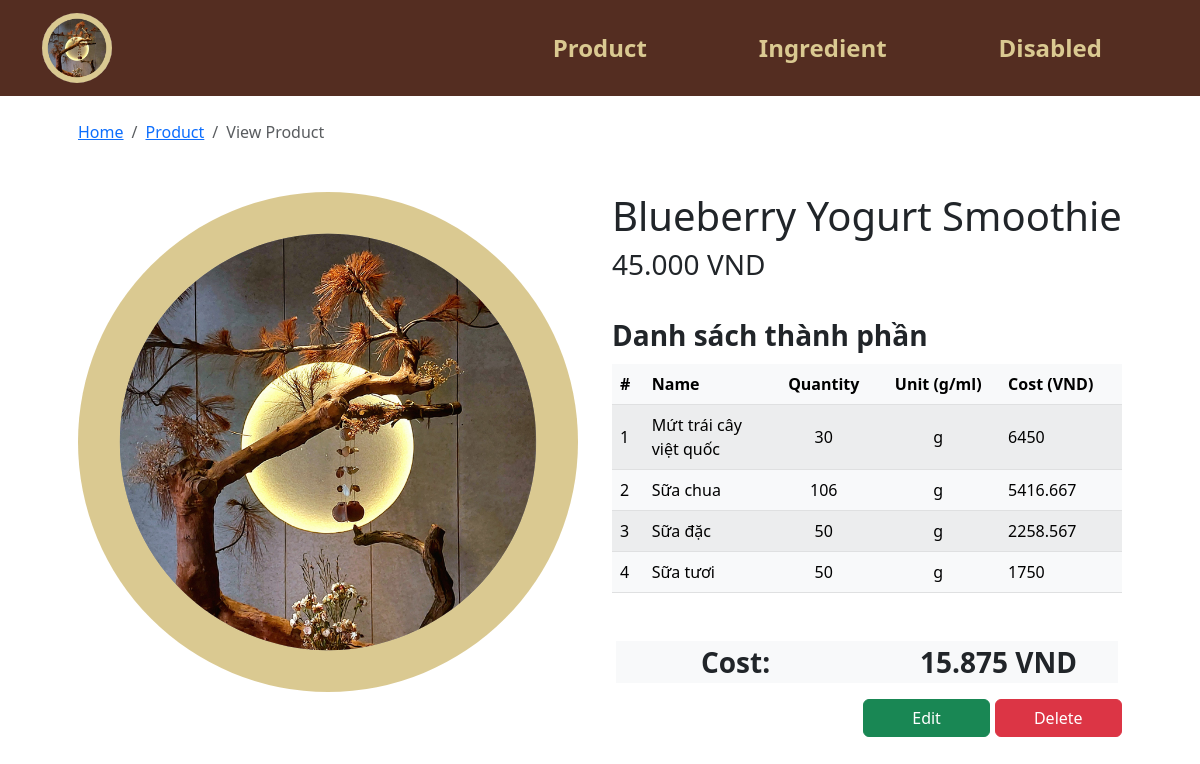
The page /product_view.php?p_id=131 on the database its author committed.
### tables this page shows
CREATE TABLE `product` (
  `p_id` int(100) NOT NULL COMMENT 'id sản phẩm',
  `p_name` varchar(255) NOT NULL COMMENT 'tên sản phẩm ',
  `p_price` int(255) NOT NULL COMMENT 'giá sản phẩm'
);

CREATE TABLE `ingredient` (
  `i_id` int(100) NOT NULL,
  `Product_p_id` int(255) NOT NULL,
  `Ingredient_defaut_id_id` int(100) NOT NULL,
  `i_quantity` int(100) NOT NULL,
  `i_unit` enum('g','ml') NOT NULL
);

CREATE TABLE `ingredient_defaut` (
  `id_id` int(100) NOT NULL COMMENT 'Gốc Id',
  `id_name` varchar(255) DEFAULT NULL COMMENT 'Gốc tên',
  `id_import_quantity` int(255) DEFAULT NULL COMMENT 'Gốc số lượng nhập',
  `id_unit` enum('g','ml') DEFAULT NULL COMMENT 'Gốc đơn vị',
  `id_import_price` int(255) DEFAULT NULL COMMENT 'Gốc giá nhập'
);

### product_view.php (the view, shortened to what this page needs)
<!DOCTYPE html>
<html lang="en">
<head>
    <?php
    include("head.php");
    include("conn_db.php");
    ?>
</head>
<body>
    <?php
    $cost = 0;
    include("header.php");
    $p_id = $_GET["p_id"];
    $query_product = "SELECT p.* FROM product p  WHERE p.p_id = {$p_id}  LIMIT 0,1";
    $result_product = $mysqli->query($query_product);
    $product_row = $result_product->fetch_array();
    ?>
    <div class="container px-5 py-4" id="shop-body">
        <nav aria-label="breadcrumb">
            <ol class="breadcrumb">
                <li class="breadcrumb-item"><a href="index.php">Home</a></li>
                <li class="breadcrumb-item"><a href="product.php">Product</a></li>
                <li class="breadcrumb-item active" aria-current="page">View Product</li>
            </ol>
        </nav>
        <div class="row row-cols-1 row-cols-md-2 mb-5 mt-5">
            <div class="col mb-3 mb-md-0 logo">
                <img src='img/logo.png' class="img-fluid rounded-25 float-start">
            </div>
            <div class="col text-wrap">
                <h1 class="">
                    <?php echo $product_row["p_name"] ?>
                </h1>
                <h3 class="">
                    <?php echo number_format($product_row["p_price"], 0, ',', '.'); ?> VND
                </h3>
                <br>
                <div class="mt-0">
                    <div class="fs-3 mb-2 fw-bold"> Danh sách thành phần</div>
                    <table class="table rounded-5 table-light table-striped table-hover align-middle caption-top mb-5">
                        <thead class="bg-light">
                            <tr>
                                <th scope="col-1">#</th>
                                <th scope="col-4">Name</th>
                                <th class="text-center" scope="col-4">Quantity</th>
                                <th class="text-center" scope="col">Unit (g/ml)</th>
                                <th scope="col">Cost (VND)</th>
                            </tr>
                        </thead>
                        <tbody>
                            <?php
                            $query_ingredient = "SELECT i.*, id.* FROM ingredient i, ingredient_defaut id  WHERE Product_p_id = {$p_id} AND id.id_id = Ingredient_defaut_id_id ORDER BY id_name ASC" ;
                            $result_ingredient = $mysqli->query($query_ingredient);
                            ?>
                            <?php $i = 1;
                            while ($ingredient_row = $result_ingredient->fetch_array()) { ?>
                                <tr>
                                    <td>
                                        <?php echo $i++; ?>
                                    </td>
                                    <td class="w-25">
                                        <?php echo $ingredient_row["id_name"]; ?>
                                    </td>
                                    <td class="text-center">
                                        <?php echo $ingredient_row["i_quantity"]; ?>
                                    </td>
                                    <td class="text-center">
                                        <?php echo $ingredient_row["i_unit"]; ?>
                                    </td>
                                    <td>
                                        <?php
                                            $cost += $ingredient_row["i_quantity"]*($ingredient_row["id_import_price"] / $ingredient_row["id_import_quantity"]);
                                            echo round($ingredient_row["i_quantity"]*($ingredient_row["id_import_price"] / $ingredient_row["id_import_quantity"]), 3);
                                        ?>
                                    </td>
                                </tr>
                            <?php } ?>
                        </tbody>
                    </table>
                    <div class="row bg-light mb-3 mx-1">
                        <div class="col fs-3 text-center ps-0 fw-bold">Cost:</div>
                        <div class="col fs-3 text-center pe-0 fw-bold"><?= number_format(round($cost,3), "0", ",", ".") ." VND"; ?></div>
                    </div>
                </div>
                <div class="form-amount text-end">
                    <a href="product_edit.php?p_id=<?= $p_id ?>" class="btn btn-success w-25" type="submit"
                        title="add to cart" name="addtocart">Edit</a>
                    <a href="product_delete.php?p_id=<?= $p_id ?>" class="btn btn-danger w-25" type="submit"
                        title="add to cart" name="addtocart">Delete</a>
                </div>
            </div>
        </div>
    </div>
</body>
</html>

### head.php (shortened to what this page needs)
<link href="https://cdn.jsdelivr.net/npm/bootstrap@5.3.0-alpha3/dist/css/bootstrap.min.css" rel="stylesheet">

### header.php (shortened to what this page needs)
<nav class="navbar navbar-expand-lg " style="background-color: #542D21;">
    <div class="container " style="background-color: #542D21;">
        <div class="collapse navbar-collapse" id="navbarTogglerDemo01">
            <a class="navbar-brand" href="#">
                <img src="img/logo.png" class=" rounded-circle" alt="logo" width="70">
            </a>
            <ul class="navbar-nav ms-auto mb-2 mb-lg-0">
                <li class="nav-item fw-bold fs-4 mx-5" >
                    <a class="nav-link  active" style="color: #dac991" href="product.php">Product</a>
                </li>
                <li class="nav-item fw-bold fs-4 mx-5" >
                    <a class="nav-link" style="color: #dac991" href="ingredient.php">Ingredient</a>
                </li>
                <li class="nav-item fw-bold fs-4 mx-5" >
                    <a class="nav-link" style="color: #dac991" href="#">Disabled</a>
                </li>
            </ul>
        </div>
    </div>
</nav>

### rows shown on the page
product: p_name "Blueberry Yogurt Smoothie", p_price "45.000"
ingredient: Ingredient_defaut_id.id_name "Mứt trái cây việt quốc", i_quantity "30", i_unit "g", i_quantity.id_import_quantity "6450"
ingredient: Ingredient_defaut_id.id_name "Sữa chua", i_quantity "106", i_unit "g", i_quantity.id_import_quantity "5416.667"
ingredient: Ingredient_defaut_id.id_name "Sữa đặc", i_quantity "50", i_unit "g", i_quantity.id_import_quantity "2258.567"
ingredient: Ingredient_defaut_id.id_name "Sữa tươi", i_quantity "50", i_unit "g", i_quantity.id_import_quantity "1750"

### other values the page prints
$cost "15.875"
